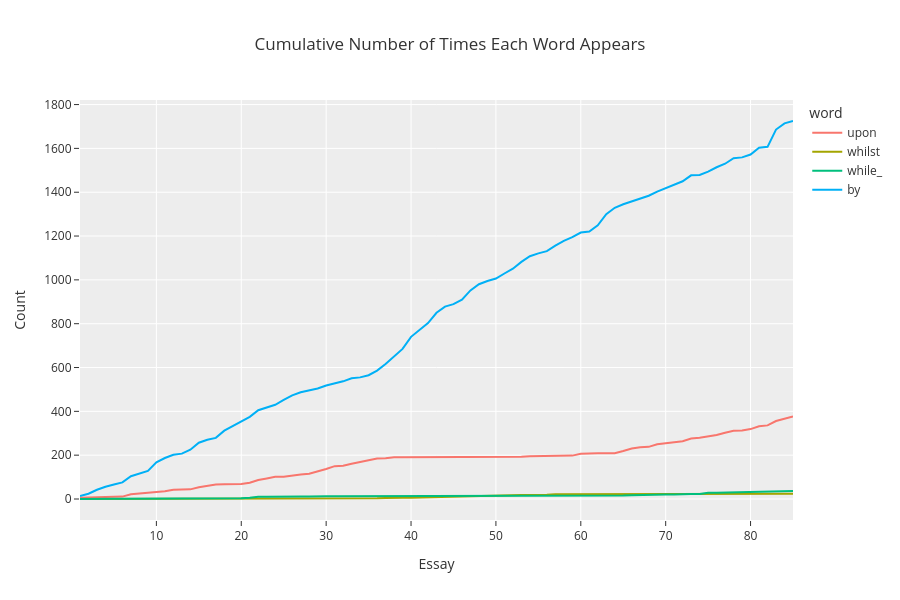

Notebook code cell kept with this figure:
### Code cell
# Putting it all together, we get a helpful visualization.
# Hamilton wrote most of essays 1-36 and 59-85; Madison wrote most of 37-58.
cumulative_counts_df = cumulative_counts.drop(columns=['Essay']).melt().rename(columns={'variable': 'word', 'value': 'Count'})
cumulative_counts_df = cumulative_counts_df.assign(Essay=list(range(1, 86)) * 4)
px.line(cumulative_counts_df, x='Essay', y='Count', color='word', width=900, height=600, title='Cumulative Number of Times Each Word Appears', template='ggplot2').show()

### Figure 1 — Plotly figure (JSON) as saved in the notebook; plotly's stock layout.template omitted (floating-point values rounded to 4 significant figures)
{"data": [{"hovertemplate": "word=upon<br>Essay=%{x}<br>Count=%{y}<extra></extra>", "legendgroup": "upon", "line": {"color": "#F8766D", "dash": "solid"}, "marker": {"symbol": "circle"}, "mode": "lines", "name": "upon", "orientation": "v", "showlegend": true, "type": "scatter", "x": [1, 2, 3, 4, 5, 6, 7, 8, 9, 10, 11, 12, 13, 14, 15, 16, 17, 18, 19, 20, 21, 22, 23, 24, 25, 26, 27, 28, 29, 30, 31, 32, 33, 34, 35, 36, 37, 38, 39, 40, 41, 42, 43, 44, 45, 46, 47, 48, 49, 50, 51, 52, 53, 54, 55, 56, 57, 58, 59, 60, 61, 62, 63, 64, 65, 66, 67, 68, 69, 70, 71, 72, 73, 74, 75, 76, 77, 78, 79, 80, 81, 82, 83, 84, 85], "xaxis": "x", "y": [6, 7, 7, 7, 7, 11, 22, 25, 29, 29, 35, 42, 44, 44, 54, 60, 66, 67, 67, 68, 74, 87, 94, 101, 102, 108, 112, 115, 125, 137, 150, 152, 161, 170, 179, 185, 186, 190, 190, 190, 190, 192, 192, 192, 192, 192, 192, 192, 192, 193, 193, 193, 193, 195, 195, 195, 195, 195, 198, 206, 209, 209, 209, 209, 219, 230, 236, 238, 250, 256, 259, 264, 276, 279, 284, 292, 302, 311, 313, 319, 332, 336, 356, 366, 377], "yaxis": "y"}, {"hovertemplate": "word=whilst<br>Essay=%{x}<br>Count=%{y}<extra></extra>", "legendgroup": "whilst", "line": {"color": "#A3A500", "dash": "solid"}, "marker": {"symbol": "circle"}, "mode": "lines", "name": "whilst", "orientation": "v", "showlegend": true, "type": "scatter", "x": [1, 2, 3, 4, 5, 6, 7, 8, 9, 10, 11, 12, 13, 14, 15, 16, 17, 18, 19, 20, 21, 22, 23, 24, 25, 26, 27, 28, 29, 30, 31, 32, 33, 34, 35, 36, 37, 38, 39, 40, 41, 42, 43, 44, 45, 46, 47, 48, 49, 50, 51, 52, 53, 54, 55, 56, 57, 58, 59, 60, 61, 62, 63, 64, 65, 66, 67, 68, 69, 70, 71, 72, 73, 74, 75, 76, 77, 78, 79, 80, 81, 82, 83, 84, 85], "xaxis": "x", "y": [0, 0, 0, 0, 0, 0, 0, 0, 0, 0, 0, 0, 0, 1, 1, 1, 1, 2, 3, 3, 3, 3, 3, 3, 3, 3, 3, 3, 3, 3, 3, 3, 3, 3, 3, 3, 4, 6, 6, 6, 7, 7, 8, 10, 12, 14, 14, 14, 15, 15, 17, 17, 18, 18, 18, 19, 22, 22, 22, 22, 22, 22, 23, 23, 23, 23, 23, 23, 23, 23, 23, 23, 23, 23, 23, 23, 23, 23, 23, 23, 24, 24, 24, 24, 24], "yaxis": "y"}, {"hovertemplate": "word=while_<br>Essay=%{x}<br>Count=%{y}<extra></extra>", "legendgroup": "while_", "line": {"color": "#00BF7D", "dash": "solid"}, "marker": {"symbol": "circle"}, "mode": "lines", "name": "while_", "orientation": "v", "showlegend": true, "type": "scatter", "x": [1, 2, 3, 4, 5, 6, 7, 8, 9, 10, 11, 12, 13, 14, 15, 16, 17, 18, 19, 20, 21, 22, 23, 24, 25, 26, 27, 28, 29, 30, 31, 32, 33, 34, 35, 36, 37, 38, 39, 40, 41, 42, 43, 44, 45, 46, 47, 48, 49, 50, 51, 52, 53, 54, 55, 56, 57, 58, 59, 60, 61, 62, 63, 64, 65, 66, 67, 68, 69, 70, 71, 72, 73, 74, 75, 76, 77, 78, 79, 80, 81, 82, 83, 84, 85], "xaxis": "x", "y": [0, 1, 1, 1, 1, 1, 1, 1, 2, 2, 2, 2, 2, 2, 3, 3, 3, 3, 3, 3, 6, 10, 10, 11, 11, 11, 11, 11, 13, 13, 13, 13, 13, 14, 14, 14, 14, 14, 14, 14, 14, 14, 14, 14, 14, 14, 14, 14, 14, 14, 14, 14, 14, 14, 14, 14, 14, 14, 14, 14, 14, 14, 14, 15, 16, 17, 17, 17, 18, 20, 21, 23, 23, 23, 28, 29, 30, 30, 30, 30, 32, 32, 36, 37, 37], "yaxis": "y"}, {"hovertemplate": "word=by<br>Essay=%{x}<br>Count=%{y}<extra></extra>", "legendgroup": "by", "line": {"color": "#00B0F6", "dash": "solid"}, "marker": {"symbol": "circle"}, "mode": "lines", "name": "by", "orientation": "v", "showlegend": true, "type": "scatter", "x": [1, 2, 3, 4, 5, 6, 7, 8, 9, 10, 11, 12, 13, 14, 15, 16, 17, 18, 19, 20, 21, 22, 23, 24, 25, 26, 27, 28, 29, 30, 31, 32, 33, 34, 35, 36, 37, 38, 39, 40, 41, 42, 43, 44, 45, 46, 47, 48, 49, 50, 51, 52, 53, 54, 55, 56, 57, 58, 59, 60, 61, 62, 63, 64, 65, 66, 67, 68, 69, 70, 71, 72, 73, 74, 75, 76, 77, 78, 79, 80, 81, 82, 83, 84, 85], "xaxis": "x", "y": [14, 24, 42, 56, 66, 76, 104, 115, 128, 167, 187, 202, 207, 225, 257, 270, 279, 312, 334, 353, 375, 405, 416, 430, 452, 473, 487, 494, 504, 518, 527, 537, 551, 555, 565, 586, 616, 652, 685, 740, 772, 803, 850, 878, 889, 910, 952, 980, 995, 1006, 1029, 1051, 1082, 1108, 1121, 1131, 1156, 1178, 1195, 1216, 1221, 1249, 1300, 1329, 1345, 1358, 1372, 1384, 1403, 1418, 1433, 1450, 1477, 1479, 1494, 1514, 1530, 1555, 1559, 1572, 1603, 1607, 1686, 1714, 1725], "yaxis": "y"}], "layout": {"height": 600, "legend": {"title": {"text": "word"}, "tracegroupgap": 0}, "title": {"text": "Cumulative Number of Times Each Word Appears"}, "width": 900, "xaxis": {"anchor": "y", "domain": [0, 1], "title": {"text": "Essay"}}, "yaxis": {"anchor": "x", "domain": [0, 1], "title": {"text": "Count"}}}}
